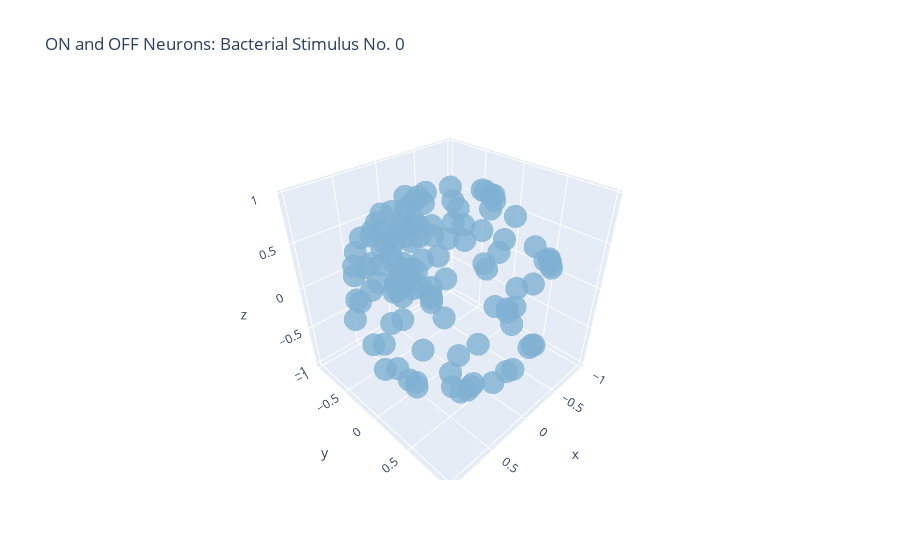

This figure's notebook cell:
### Code cell
# Create a scatter plot
# fig = px.scatter_3d(data_frame = hyperbolic_df, x= 'x', y = 'y', z= 'z', title='AVA and RME: Stimulus 0', color = 'cluster labels') #cornflowerblue, lightcoral

fig = px.scatter_3d(data_frame = hyperbolic_df, x= 'x', y = 'y', z= 'z', title='ON and OFF Neurons: Bacterial Stimulus No. 0' ) #cornflowerblue, lightcoral
fig.update_layout(
    scene=dict(
        xaxis=dict(ticktext=[-1, -0.5, 0, 0.5, 1]),
        yaxis=dict(ticktext=[-1, -0.5, 0, 0.5, 1]),
        zaxis=dict(ticktext=[-1, -0.5, 0, 0.5, 1]),
        )
)
fig.update_traces(marker=dict(color='#80b1d3', size=8, opacity = 0.8))

fig.show()

### Figure 1 — Plotly figure (JSON) as saved in the notebook; plotly's stock layout.template omitted (floating-point values rounded to 4 significant figures; data arrays with more than 128 entries replaced by an {"elided": "..."} marker saying what was removed)
{"data": [{"hovertemplate": "x=%{x}<br>y=%{y}<br>z=%{z}<extra></extra>", "legendgroup": "", "marker": {"color": "#80b1d3", "opacity": 0.8, "size": 8, "symbol": "circle"}, "mode": "markers", "name": "", "scene": "scene", "showlegend": false, "type": "scatter3d", "x": {"elided": "135 float values"}, "y": {"elided": "135 float values"}, "z": {"elided": "135 float values"}}], "layout": {"legend": {"tracegroupgap": 0}, "scene": {"domain": {"x": [0, 1], "y": [0, 1]}, "xaxis": {"ticktext": [-1, -0.5, 0, 0.5, 1], "title": {"text": "x"}}, "yaxis": {"ticktext": [-1, -0.5, 0, 0.5, 1], "title": {"text": "y"}}, "zaxis": {"ticktext": [-1, -0.5, 0, 0.5, 1], "title": {"text": "z"}}}, "title": {"text": "ON and OFF Neurons: Bacterial Stimulus No. 0"}}}
